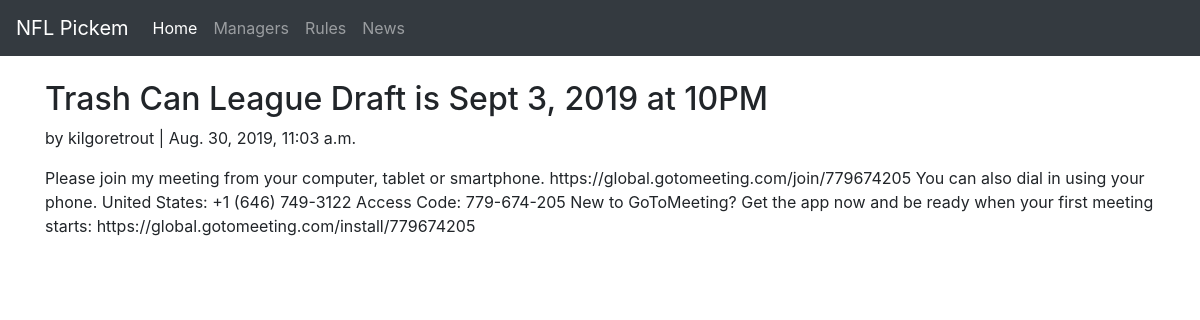
The page /news/1/ on the database its author committed.
### announcements/models.py (models this page shows, shortened)
class Post(models.Model):
    title = models.CharField(max_length=150)
    body = models.TextField()
    date = models.DateTimeField(auto_now_add=True)
    author = models.ForeignKey(CustomUser, on_delete=models.CASCADE)

### users/models.py (models this page shows, shortened)
class CustomUser(AbstractUser):
    username = models.CharField(max_length=50, unique=True)
    favorite_team = models.CharField(max_length=100)
    email = models.EmailField(unique=True, verbose_name="Email Address")
    first_name = models.CharField(max_length=25)
    last_name = models.CharField(max_length=25)
    def __str__(self):
        return self.username

### announcements/views.py (the view)
# urls.py: path('<int:pk>/', NewsDetailView.as_view(), name='news-detail')
class NewsDetailView(DetailView):
    model = Post
    template_name = 'news_detail.html'

### templates/news_detail.html (shortened to what this page needs)
{% extends 'base.html' %}
{% block content %}
    <div class="article-entry">
    <h2>{{ object.title }}</h2>
      <p>by {{ object.author }} | {{ object.date }}</p>
      <p>{{ object.body }}</p>
    </div>
{% endblock content %}

### rows shown on the page
Post: title "Trash Can League Draft is Sept 3, 2019 at 10PM", author "kilgoretrout", date "Aug. 30, 2019, 11:03 a.m.", body "Please join my meeting from your computer, tablet or smartphone. https://global.gotomeeting.com/join/779674205 You can also dial in using your phone. United States: +1 (646) 749-3122 Access Code: 779-674-205 New to GoToMeeting? Get the app now and be ready when your first meeting starts: https://global.gotomeeting.com/install/779674205"
